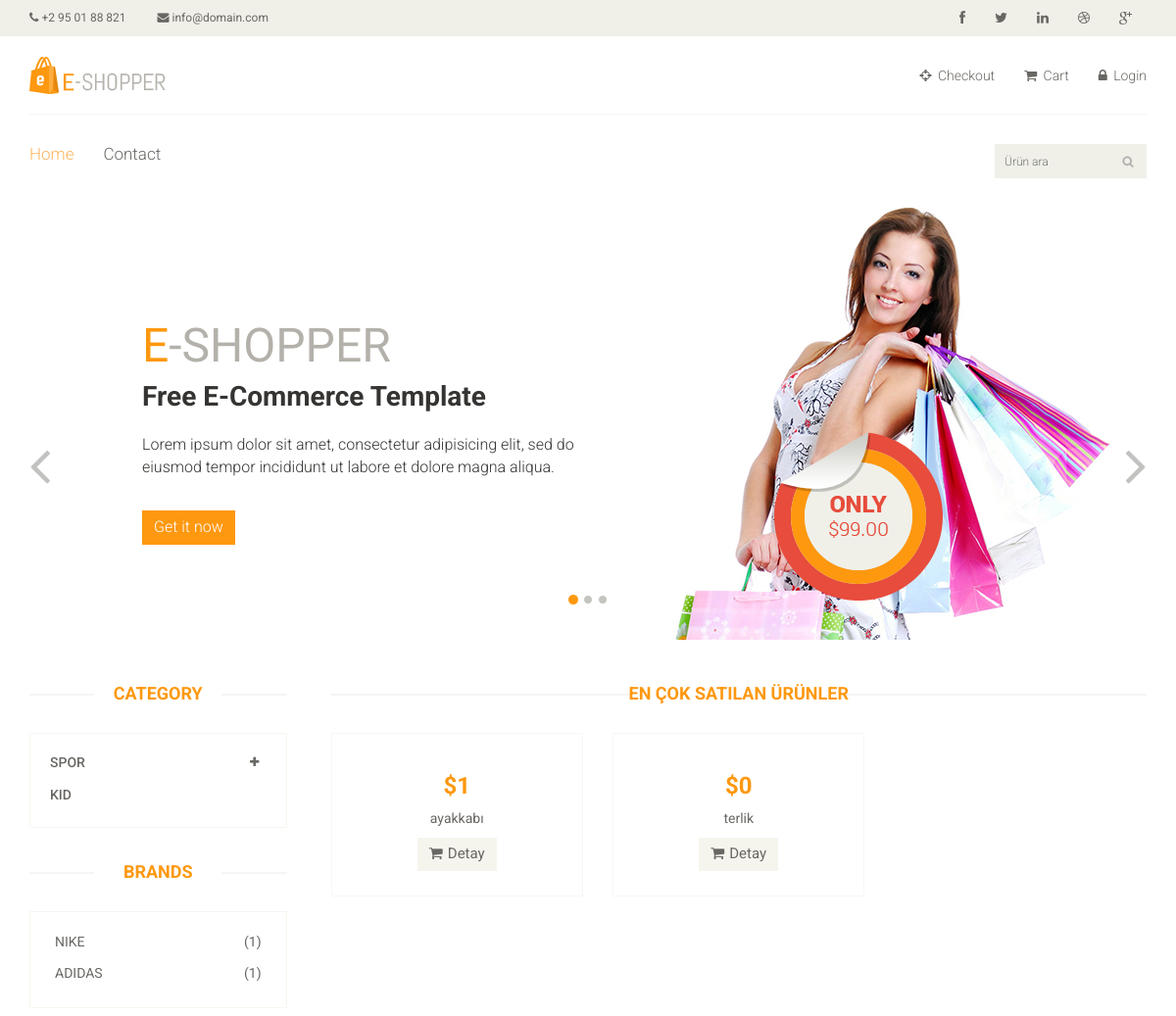
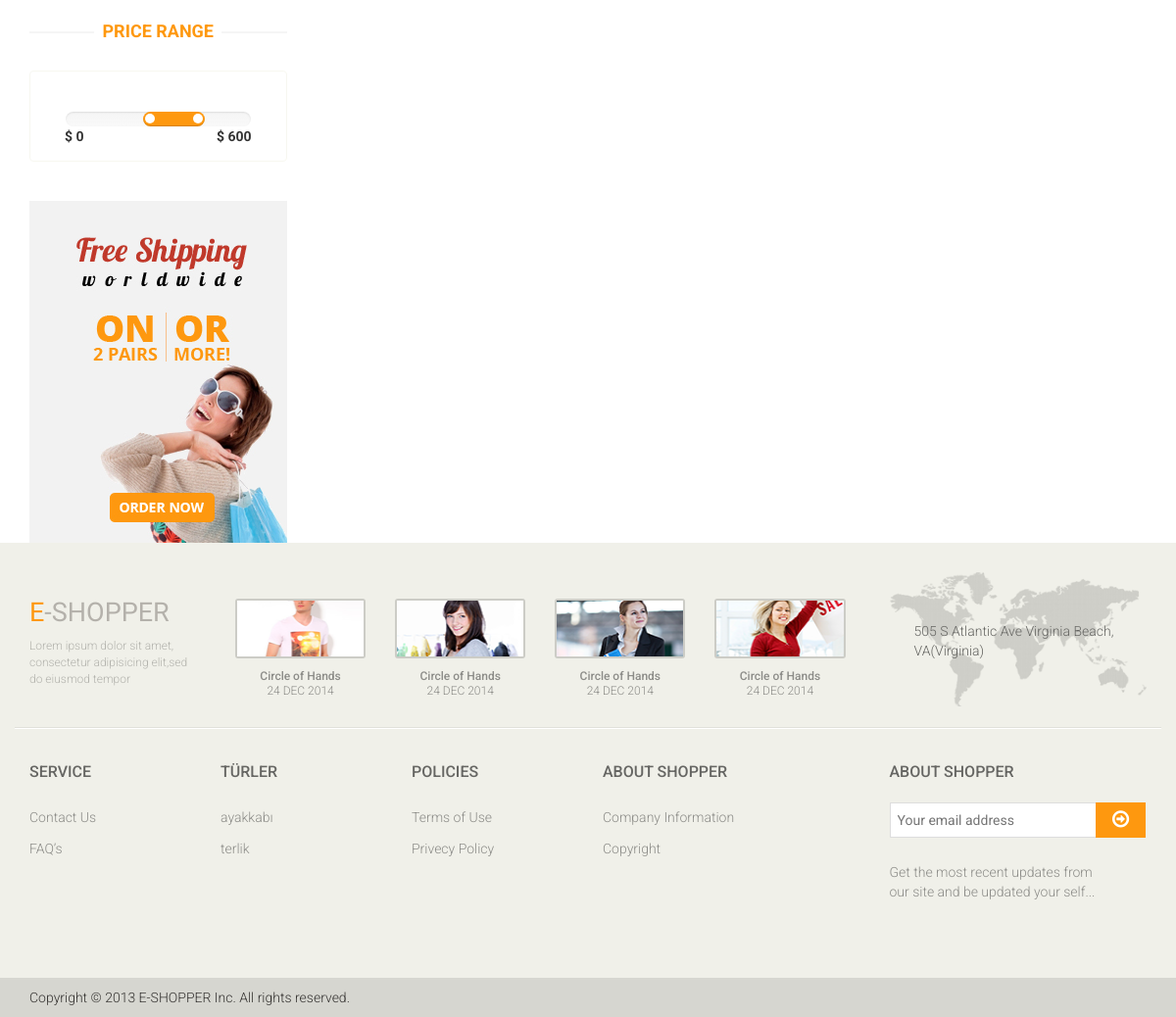
The page / on the database its author committed (2 pictures, top to bottom).
### tables this page shows
CREATE TABLE `product` (
  `id` int(11) NOT NULL,
  `name` varchar(20) DEFAULT NULL,
  `price` int(11) DEFAULT NULL,
  `category_id` int(11) DEFAULT NULL,
  `brand_id` int(11) DEFAULT NULL,
  `sold` int(11) DEFAULT NULL,
  `type` varchar(10) DEFAULT NULL,
  `image` text,
  `detail` varchar(101) DEFAULT NULL
);

### application/controllers/Site.php (called while the page is built, shortened)
<?php
class Site extends CI_Controller {
	function __construct(){
		$this->load->model('site_model');
	}
	public function index()
	{
		$data['categories'] = $this->site_model->categories();
		$data['brand_items'] = $this->site_model->brand_items();
		$data['category_brands'] = $this->site_model->category_brands();
		$data['types'] = $this->site_model->types();
		$data['products'] = $this->site_model->select_table('product');
		$data['content'] = "En çok Satılan Ürünler";
		$this->load->view('site', $data);
	}
}

### index.php (called while the page is built, shortened)
<?php
require_once BASEPATH.'core/CodeIgniter.php';

### application/models/Site_model.php (called while the page is built, shortened)
<?php
class Site_model extends ci_model
{
	function categories(){
		return $this->db->query("select count(category_id) as total_brand, categories.name as category_name from brands inner join categories on categories.id = brands.category_id group by brands.category_id")->result();
	}
	function brand_items(){
		return $this->db->query("SELECT count(brand_id) AS total, brands.name FROM product inner join brands on brands.id = product.brand_id GROUP BY product.brand_id;")->result();
	}
	function types(){
		return $this->db->query("select * from product group by type limit 10")->result();
	}
	function select_table($table){
		return $this->db->query("select * from $table")->result();
	}
}

### application/views/features.php (the view, shortened to what this page needs)
<div class="col-sm-9 padding-right">
					<div class="features_items">
						<h2 class="title text-center"><?=$content?></h2>
						<?php foreach ($products as $product) :?>
						<div class="col-sm-4">
							<div class="product-image-wrapper">
								<div class="single-products1">
										<div class="productinfo text-center">
											<h2>$<?=$product->price?></h2>
											<p><?=$product->name?></p>
											<a href="<?=site_url('site/product_detail/'.$product->id)?>" class="btn btn-default add-to-cart"><i class="fa fa-shopping-cart"></i>Detay</a>
										</div>
								</div>
							</div>
						</div>
						<?php endforeach;?>
					</div>
				</div>

### application/views/site.php (shortened to what this page needs)
<!DOCTYPE html>
<html lang="en">
<head>
    <link href="<?=site_url('css/bootstrap.min.css')?>" rel="stylesheet">
    <link href="<?=site_url('css/font-awesome.min.css')?>" rel="stylesheet">
    <link href="<?=site_url('css/prettyPhoto.css')?>" rel="stylesheet">
    <link href="<?=site_url('css/price-range.css')?>" rel="stylesheet">
    <link href="<?=site_url('css/animate.css')?>" rel="stylesheet">
	<link href="<?=site_url('css/main.css')?>" rel="stylesheet">
	<link href="<?=site_url('css/responsive.css')?>" rel="stylesheet">
</head>
<body>
	<?php $this->load->view('header')?>
	<?php $this->load->view('slider')?>
	<section>
		<div class="container">
			<div class="row">
				<?php $this->load->view('category')?>
				<?php $this->load->view('features')?>
			</div>
		</div>
	</section>
	<?php $this->load->view('footer')?>
</body>
</html>

### application/views/header.php (shortened to what this page needs)
<header id="header">
		<div class="header_top">
			<div class="container">
				<div class="row">
					<div class="col-sm-6">
						<div class="contactinfo">
							<ul class="nav nav-pills">
								<li><a href="#"><i class="fa fa-phone"></i> +2 95 01 88 821</a></li>
								<li><a href="#"><i class="fa fa-envelope"></i> info@domain.com</a></li>
							</ul>
						</div>
					</div>
					<div class="col-sm-6">
						<div class="social-icons pull-right">
							<ul class="nav navbar-nav">
								<li><a href="#"><i class="fa fa-facebook"></i></a></li>
								<li><a href="#"><i class="fa fa-twitter"></i></a></li>
								<li><a href="#"><i class="fa fa-linkedin"></i></a></li>
								<li><a href="#"><i class="fa fa-dribbble"></i></a></li>
								<li><a href="#"><i class="fa fa-google-plus"></i></a></li>
							</ul>
						</div>
					</div>
				</div>
			</div>
		</div>
		<div class="header-middle">
			<div class="container">
				<div class="row">
					<div class="col-sm-4">
						<div class="logo pull-left">
							<a href="<?=site_url()?>"><img src="<?=site_url('images/home/logo.png')?>" alt="" /></a>
						</div>
					</div>
					<div class="col-sm-8">
						<div class="shop-menu pull-right">
							<ul class="nav navbar-nav">
								<li><a href="<?=site_url('site/page/checkout')?>"><i class="fa fa-crosshairs"></i> Checkout</a></li>
								<li><a href="<?=site_url('site/page/cart')?>"><i class="fa fa-shopping-cart"></i> Cart</a></li>
								<?php if($_SESSION['user'] == null) : ?>
								<li><a href="<?=site_url('site/page/login')?>"><i class="fa fa-lock"></i> Login</a></li>
								<?php endif; ?>
							</ul>
						</div>
					</div>
				</div>
			</div>
		</div>
		<div class="header-bottom">
			<div class="container">
				<div class="row">
					<div class="col-sm-9">
						<div class="mainmenu pull-left">
							<ul class="nav navbar-nav collapse navbar-collapse">
								<li><a href="<?=site_url()?>" class="active">Home</a></li>
								<li><a href="<?=site_url('site/page/contact')?>">Contact</a></li>
							</ul>
						</div>
					</div>
					<div class="col-sm-3">
						<form action="<?=site_url('site/search')?>" method="post">
						<div class="search_box pull-right">
							<input type="text" name="searchkey" placeholder="Ürün ara"/>
						</div>
					</form>
					</div>
				</div>
			</div>
		</div>
	</header>

### application/views/slider.php (shortened to what this page needs)
<section id="slider">
		<div class="container">
			<div class="row">
				<div class="col-sm-12">
					<div id="slider-carousel" class="carousel slide" data-ride="carousel">
						<ol class="carousel-indicators">
							<li data-target="#slider-carousel" data-slide-to="0" class="active"></li>
							<li data-target="#slider-carousel" data-slide-to="1"></li>
							<li data-target="#slider-carousel" data-slide-to="2"></li>
						</ol>
						<div class="carousel-inner">
							<div class="item active">
								<div class="col-sm-6">
									<h1><span>E</span>-SHOPPER</h1>
									<h2>Free E-Commerce Template</h2>
									<p>Lorem ipsum dolor sit amet, consectetur adipisicing elit, sed do eiusmod tempor incididunt ut labore et dolore magna aliqua. </p>
									<button type="button" class="btn btn-default get">Get it now</button>
								</div>
								<div class="col-sm-6">
									<img src="images/home/girl1.jpg" class="girl img-responsive" alt="" />
									<img src="images/home/pricing.png"  class="pricing" alt="" />
								</div>
							</div>
						</div>
						<a href="#slider-carousel" class="left control-carousel hidden-xs" data-slide="prev">
							<i class="fa fa-angle-left"></i>
						</a>
						<a href="#slider-carousel" class="right control-carousel hidden-xs" data-slide="next">
							<i class="fa fa-angle-right"></i>
						</a>
					</div>
				</div>
			</div>
		</div>
	</section>

### application/views/category.php (shortened to what this page needs)
<div class="col-sm-3">
					<div class="left-sidebar">
						<h2>Category</h2>
						<div class="panel-group category-products" id="accordian">
							<?php foreach ($categories as $category) :?>
								<?php if($category->total_brand > 1) :?>
							<div class="panel panel-default">
								<div class="panel-heading">
									<h4 class="panel-title">
										<a data-toggle="collapse" data-parent="#accordian" href="#sportswear">
											<span class="badge pull-right"><i class="fa fa-plus"></i></span>
											<?=$category->category_name?>
										</a>
									</h4>
								</div>
							</div>
						<?php else : ?>
							<div class="panel panel-default">
								<div class="panel-heading">
									<h4 class="panel-title"><a href="<?=site_url('site/filter/categories/'.$category->category_name)?>"><?=$category->category_name?></a></h4>
								</div>
							</div>
						<?php endif;?>
							<?php endforeach;?>
						</div>
						<div class="brands_products">
							<h2>Brands</h2>
							<div class="brands-name">
								<ul class="nav nav-pills nav-stacked">
									<?php foreach ($brand_items as $brand) :?>
									<li><a href="<?=site_url('site/filter/brands/'.$brand->name)?>"> <span class="pull-right">(<?=$brand->total?>)</span><?=$brand->name?></a></li>
								<?php endforeach;?>
								</ul>
							</div>
						</div>
						<div class="price-range">
							<h2>Price Range</h2>
							<div class="well text-center">
								 <input type="text" class="span2" value="" data-slider-min="0" data-slider-max="600" data-slider-step="5" data-slider-value="[250,450]" id="sl2" ><br />
								 <b class="pull-left">$ 0</b> <b class="pull-right">$ 600</b>
							</div>
						</div>
						<div class="shipping text-center">
							<img src="<?=site_url('images/home/shipping.jpg')?>" alt="" />
						</div>
					</div>
				</div>

### application/views/footer.php (shortened to what this page needs)
<footer id="footer">
		<div class="footer-top">
			<div class="container">
				<div class="row">
					<div class="col-sm-2">
						<div class="companyinfo">
							<h2><span>e</span>-shopper</h2>
							<p>Lorem ipsum dolor sit amet, consectetur adipisicing elit,sed do eiusmod tempor</p>
						</div>
					</div>
					<div class="col-sm-7">
						<div class="col-sm-3">
							<div class="video-gallery text-center">
								<a href="#">
									<div class="iframe-img">
										<img src="<?=site_url('images/home/iframe1.png')?>" alt="" />
									</div>
								</a>
								<p>Circle of Hands</p>
								<h2>24 DEC 2014</h2>
							</div>
						</div>
						<div class="col-sm-3">
							<div class="video-gallery text-center">
								<a href="#">
									<div class="iframe-img">
										<img src="<?=site_url('images/home/iframe2.png')?>" alt="" />
									</div>
								</a>
								<p>Circle of Hands</p>
								<h2>24 DEC 2014</h2>
							</div>
						</div>
						<div class="col-sm-3">
							<div class="video-gallery text-center">
								<a href="#">
									<div class="iframe-img">
										<img src="<?=site_url('images/home/iframe3.png')?>" alt="" />
									</div>
								</a>
								<p>Circle of Hands</p>
								<h2>24 DEC 2014</h2>
							</div>
						</div>
						<div class="col-sm-3">
							<div class="video-gallery text-center">
								<a href="#">
									<div class="iframe-img">
										<img src="<?=site_url('images/home/iframe4.png')?>" alt="" />
									</div>
								</a>
								<p>Circle of Hands</p>
								<h2>24 DEC 2014</h2>
							</div>
						</div>
					</div>
					<div class="col-sm-3">
						<div class="address">
							<img src="images/home/map.png" alt="" />
							<p>505 S Atlantic Ave Virginia Beach, VA(Virginia)</p>
						</div>
					</div>
				</div>
			</div>
		</div>
		<div class="footer-widget">
			<div class="container">
				<div class="row">
					<div class="col-sm-2">
						<div class="single-widget">
							<h2>Service</h2>
							<ul class="nav nav-pills nav-stacked">
								<li><a href="#">Contact Us</a></li>
								<li><a href="#">FAQ’s</a></li>
							</ul>
						</div>
					</div>
					<div class="col-sm-2">
						<div class="single-widget">
							<h2>Türler</h2>
							<ul class="nav nav-pills nav-stacked">
								<?php foreach ($types as $type) :?>
								<li><a href="#"><?=$type->type?></a></li>
							<?php endforeach;?>
							</ul>
						</div>
					</div>
					<div class="col-sm-2">
						<div class="single-widget">
							<h2>Policies</h2>
							<ul class="nav nav-pills nav-stacked">
								<li><a href="#">Terms of Use</a></li>
								<li><a href="#">Privecy Policy</a></li>
							</ul>
						</div>
					</div>
					<div class="col-sm-2">
						<div class="single-widget">
							<h2>About Shopper</h2>
							<ul class="nav nav-pills nav-stacked">
								<li><a href="#">Company Information</a></li>
								<li><a href="#">Copyright</a></li>
							</ul>
						</div>
					</div>
					<div class="col-sm-3 col-sm-offset-1">
						<div class="single-widget">
							<h2>About Shopper</h2>
							<form action="#" class="searchform">
								<input type="text" placeholder="Your email address" />
								<button type="submit" class="btn btn-default"><i class="fa fa-arrow-circle-o-right"></i></button>
								<p>Get the most recent updates from <br />our site and be updated your self...</p>
							</form>
						</div>
					</div>
				</div>
			</div>
		</div>
		<div class="footer-bottom">
			<div class="container">
				<div class="row">
					<p class="pull-left">Copyright © 2013 E-SHOPPER Inc. All rights reserved.</p>
				</div>
			</div>
		</div>
	</footer>

### rows shown on the page
product: price "1", name "ayakkabı", type "ayakkabı"
product: price "0", name "terlik", type "terlik"

### other values the page prints
$category->category_name "SPOR"
$category->category_name "KID"
$brand->total "1"
$brand->name "NIKE"
$brand->name "ADIDAS"
$content "EN ÇOK SATILAN ÜRÜNLER"
